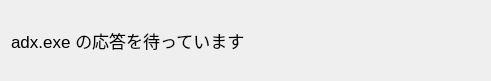
<?xml version="1.0" encoding="UTF-8"?>
<ui version="4.0">
 <class>Dialog</class>
 <widget class="QDialog" name="Dialog">
  <property name="geometry">
   <rect>
    <x>0</x>
    <y>0</y>
    <width>491</width>
    <height>81</height>
   </rect>
  </property>
  <property name="windowTitle">
   <string>待機中</string>
  </property>
  <layout class="QGridLayout" name="gridLayout">
   <item row="0" column="0">
    <widget class="QLabel" name="label">
     <property name="font">
      <font>
       <pointsize>13</pointsize>
      </font>
     </property>
     <property name="text">
      <string>adx.exe の応答を待っています</string>
     </property>
    </widget>
   </item>
  </layout>
 </widget>
 <resources/>
 <connections/>
</ui>
